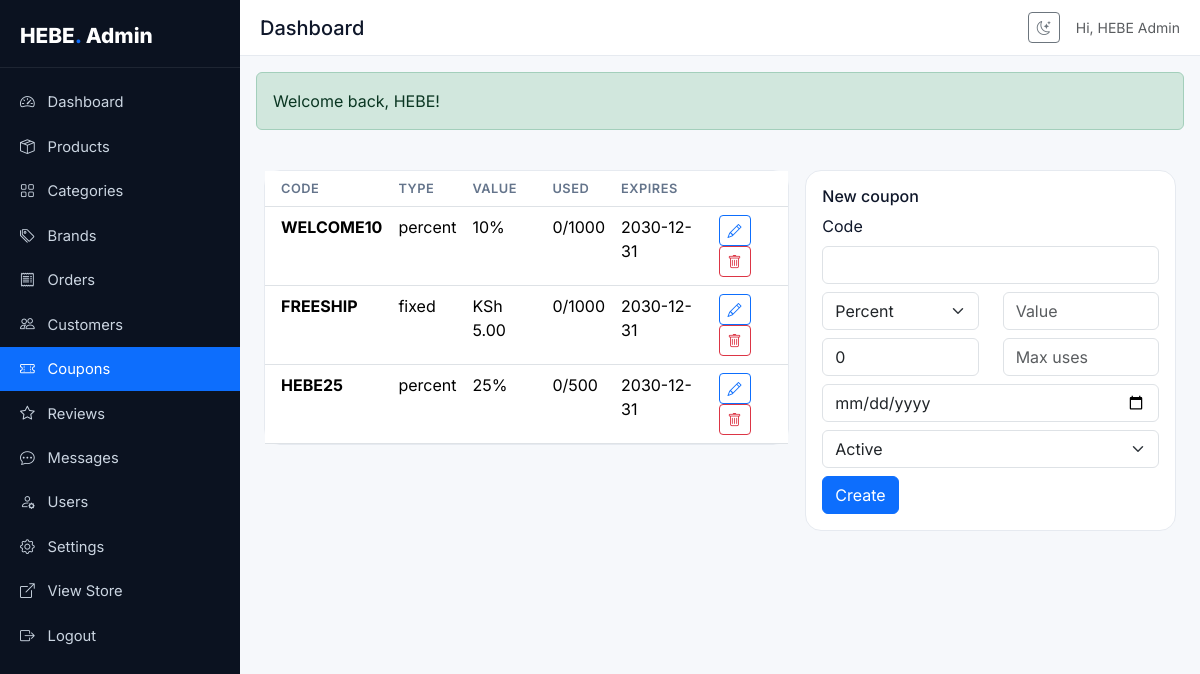
Page /admin/coupons.php (signed in) on the committed database.
### tables this page shows
CREATE TABLE users (
    id INT AUTO_INCREMENT PRIMARY KEY,
    name VARCHAR(120) NOT NULL,
    email VARCHAR(160) NOT NULL UNIQUE,
    password VARCHAR(255) NOT NULL,
    phone VARCHAR(30) DEFAULT NULL,
    role ENUM('admin','customer') NOT NULL DEFAULT 'customer',
    avatar VARCHAR(255) DEFAULT NULL,
    email_verified TINYINT(1) NOT NULL DEFAULT 0,
    verify_token VARCHAR(64) DEFAULT NULL,
    reset_token VARCHAR(64) DEFAULT NULL,
    reset_expires DATETIME DEFAULT NULL,
    remember_token VARCHAR(64) DEFAULT NULL,
    status ENUM('active','suspended') NOT NULL DEFAULT 'active',
    created_at TIMESTAMP DEFAULT CURRENT_TIMESTAMP,
    INDEX idx_role (role)
);

CREATE TABLE coupons (
    id INT AUTO_INCREMENT PRIMARY KEY,
    code VARCHAR(40) NOT NULL UNIQUE,
    type ENUM('percent','fixed') NOT NULL DEFAULT 'percent',
    value DECIMAL(10,2) NOT NULL,
    min_total DECIMAL(10,2) NOT NULL DEFAULT 0,
    max_uses INT DEFAULT NULL,
    used_count INT NOT NULL DEFAULT 0,
    expires_at DATE DEFAULT NULL,
    status TINYINT(1) NOT NULL DEFAULT 1,
    created_at TIMESTAMP DEFAULT CURRENT_TIMESTAMP
);

### includes/helpers.php (called while the page is built, shortened)
<?php
function e(?string $v): string { return htmlspecialchars($v ?? '', ENT_QUOTES, 'UTF-8'); }
function url(string $path = ''): string {
    $path = ltrim($path, '/');
    if ($path === '') return rtrim(BASE_URL, '/');
    return rtrim(BASE_URL, '/') . '/' . $path;
}
function asset(string $path): string {
    return url('assets/' . ltrim($path, '/'));
}
function money(float $amount): string {
    return 'KSh ' . number_format($amount, 2);
}
function flash(string $key, ?string $msg = null): ?string {
    $m = $_SESSION['_flash'][$key] ?? null;
    return $m;
}

### config/database.php (called while the page is built)
<?php
class Database
{
    private static ?PDO $pdo = null;
    public static function getInstance(): PDO
    {
        if (self::$pdo === null) {
            $dsn = 'mysql:host=' . DB_HOST . ';dbname=' . DB_NAME . ';charset=' . DB_CHARSET;
            $options = [
                PDO::ATTR_ERRMODE            => PDO::ERRMODE_EXCEPTION,
                PDO::ATTR_DEFAULT_FETCH_MODE => PDO::FETCH_ASSOC,
                PDO::ATTR_EMULATE_PREPARES   => false,
            ];
            try {
                self::$pdo = new PDO($dsn, DB_USER, DB_PASS, $options);
            } catch (PDOException $e) {
                if (APP_ENV === 'development') {
                    die('DB Connection failed: ' . $e->getMessage());
                }
                die('Service temporarily unavailable.');
            }
        }
        return self::$pdo;
    }
}
function db(): PDO { return Database::getInstance(); }

### includes/auth.php (called while the page is built, shortened)
<?php
function current_user(): ?array {
    static $cache = null;
    if ($cache !== null && $cache['id'] == $_SESSION['user_id']) return $cache;
    $stmt = db()->prepare('SELECT id, name, email, role, avatar, created_at FROM users WHERE id = ? LIMIT 1');
    $stmt->execute([$_SESSION['user_id']]);
    $cache = $stmt->fetch() ?: null;
    return $cache;
}
function is_logged_in(): bool { return current_user() !== null; }
function require_login(): void {
    if (!is_logged_in()) {
        $_SESSION['_redirect_after_login'] = $_SERVER['REQUEST_URI'] ?? '/';
        flash('error', 'Please log in to continue.');
        redirect('auth/login.php');
    }
}
function require_admin(): void {
    require_login();
}

### models/Catalog.php (called while the page is built, shortened)
<?php
class Coupon {
    public function all(): array { return db()->query('SELECT * FROM coupons ORDER BY created_at DESC')->fetchAll(); }
}

### admin/coupons.php (the view, shortened to what this page needs)
<?php
require_once __DIR__ . '/../includes/admin_header.php';
require_once __DIR__ . '/../models/Catalog.php';
$m = new Coupon();
$rows = $m->all();
$edit = !empty($_GET['edit']) ? (db()->prepare('SELECT * FROM coupons WHERE id=?'))->execute([(int)$_GET['edit']]) : null;
?>
<div class="row g-3">
  <div class="col-lg-7"><div class="admin-card"><table class="table table-clean mb-0">
    <thead><tr><th class="ps-3">Code</th><th>Type</th><th>Value</th><th>Used</th><th>Expires</th><th></th></tr></thead>
    <tbody><?php foreach ($rows as $r): ?>
      <tr><td class="ps-3"><strong><?= e($r['code']) ?></strong></td><td><?= e($r['type']) ?></td><td><?= $r['type']==='percent'?(int)$r['value'].'%':money((float)$r['value']) ?></td><td><?= (int)$r['used_count'] ?>/<?= $r['max_uses'] ?? '∞' ?></td><td><?= e($r['expires_at'] ?? '—') ?></td>
      <td><a class="btn btn-sm btn-outline-primary" href="?edit=<?= (int)$r['id'] ?>"><i class="bi bi-pencil"></i></a>
      <form method="post" class="d-inline" data-confirm="Delete?"><button class="btn btn-sm btn-outline-danger"><i class="bi bi-trash"></i></button></form></td></tr>
    <?php endforeach; ?></tbody>
  </table></div></div>
  <div class="col-lg-5"><div class="admin-card p-3"><h6><?= $edit?'Edit':'New' ?> coupon</h6>
    <form method="post"><?= csrf_field() ?>
      <div class="mb-2"><label class="form-label">Code</label><input class="form-control" name="code" required value="<?= e($edit['code'] ?? '') ?>"></div>
      <div class="row">
        <div class="col mb-2"><select class="form-select" name="type"><option value="percent" <?= ($edit['type'] ?? 'percent')==='percent'?'selected':'' ?>>Percent</option></select></div>
        <div class="col mb-2"><input class="form-control" type="number" step="0.01" name="value" placeholder="Value" required value="<?= e($edit['value'] ?? '') ?>"></div>
      </div>
      <div class="row">
        <div class="col mb-2"><input class="form-control" type="number" step="0.01" name="min_total" placeholder="Min order $" value="<?= e($edit['min_total'] ?? 0) ?>"></div>
        <div class="col mb-2"><input class="form-control" type="number" name="max_uses" placeholder="Max uses" value="<?= e($edit['max_uses'] ?? '') ?>"></div>
      </div>
      <div class="mb-2"><input class="form-control" type="date" name="expires_at" value="<?= e($edit['expires_at'] ?? '') ?>"></div>
      <div class="mb-2"><select class="form-select" name="status"><option value="1" <?= ($edit['status'] ?? 1)?'selected':'' ?>>Active</option><option value="0">Disabled</option></select></div>
      <button class="btn btn-primary"><?= $edit?'Update':'Create' ?></button>
    </form>
  </div></div>
</div>
<?php require_once __DIR__ . '/../includes/admin_footer.php'; ?>

### includes/admin_header.php (shortened to what this page needs)
<?php
require_admin();
require_once __DIR__ . '/../models/Order.php';
require_once __DIR__ . '/../models/Catalog.php';
$current = basename($_SERVER['PHP_SELF']);
?>
<!DOCTYPE html>
<html lang="en">
<head>
<link href="https://cdn.jsdelivr.net/npm/bootstrap@5.3.3/dist/css/bootstrap.min.css" rel="stylesheet">
<link href="https://cdn.jsdelivr.net/npm/bootstrap-icons@1.11.3/font/bootstrap-icons.css" rel="stylesheet">
<link href="<?= asset('css/admin.css') ?>" rel="stylesheet">
</head>
<body class="admin-body">
<aside class="admin-sidebar">
  <div class="admin-brand"><a href="<?= url('admin/index.php') ?>">HEBE<span>.</span> Admin</a></div>
  <nav class="admin-nav">
    <a href="<?= url('admin/index.php') ?>" class="<?= $current==='index.php'?'active':'' ?>"><i class="bi bi-speedometer2"></i> Dashboard</a>
    <a href="<?= url('admin/products.php') ?>" class="<?= $current==='products.php'?'active':'' ?>"><i class="bi bi-box-seam"></i> Products</a>
    <a href="<?= url('admin/categories.php') ?>" class="<?= $current==='categories.php'?'active':'' ?>"><i class="bi bi-grid"></i> Categories</a>
    <a href="<?= url('admin/brands.php') ?>" class="<?= $current==='brands.php'?'active':'' ?>"><i class="bi bi-tags"></i> Brands</a>
    <a href="<?= url('admin/orders.php') ?>" class="<?= $current==='orders.php'?'active':'' ?>"><i class="bi bi-receipt"></i> Orders</a>
    <a href="<?= url('admin/customers.php') ?>" class="<?= $current==='customers.php'?'active':'' ?>"><i class="bi bi-people"></i> Customers</a>
    <a href="<?= url('admin/coupons.php') ?>" class="<?= $current==='coupons.php'?'active':'' ?>"><i class="bi bi-ticket-perforated"></i> Coupons</a>
    <a href="<?= url('admin/reviews.php') ?>" class="<?= $current==='reviews.php'?'active':'' ?>"><i class="bi bi-star"></i> Reviews</a>
    <a href="<?= url('admin/messages.php') ?>" class="<?= $current==='messages.php'?'active':'' ?>"><i class="bi bi-chat-dots"></i> Messages </a>
    <a href="<?= url('admin/users.php') ?>" class="<?= $current==='users.php'?'active':'' ?>"><i class="bi bi-person-gear"></i> Users</a>
    <a href="<?= url('admin/settings.php') ?>" class="<?= $current==='settings.php'?'active':'' ?>"><i class="bi bi-gear"></i> Settings</a>
    <a href="<?= url('/') ?>" target="_blank"><i class="bi bi-box-arrow-up-right"></i> View Store</a>
    <a href="<?= url('auth/logout.php') ?>"><i class="bi bi-box-arrow-right"></i> Logout</a>
  </nav>
</aside>
<div class="admin-main">
  <header class="admin-topbar">
    <h1 class="admin-title h5 mb-0"><?= e($pageTitle ?? 'Dashboard') ?></h1>
    <div class="ms-auto d-flex align-items-center gap-3">
      <button class="btn btn-sm btn-outline-secondary" id="darkToggle"><i class="bi bi-moon-stars"></i></button>
      <span class="text-muted small d-none d-md-inline">Hi, <?= e(current_user()['name']) ?></span>
    </div>
  </header>
  <?php if ($m = flash('success')): ?><div class="alert alert-success m-3"><?= e($m) ?></div><?php endif; ?>
  <div class="admin-content p-3 p-md-4">

### assets/css/admin.css (style rules this page uses)
:root { --side-bg:#0b1220; --side-text:#cbd5e1; --side-active:#0D6EFD; --content-bg:#f6f8fb; --card-bg:#fff; --border:#e6eaf0; --text:#0f172a; --muted:#64748b; }
body.admin-body { font-family:'Inter',system-ui,sans-serif;margin:0;background:var(--content-bg);color:var(--text) }
.admin-sidebar { position:fixed;top:0;left:0;width:240px;height:100vh;background:var(--side-bg);color:var(--side-text);padding:1.25rem 0;overflow:auto;transition:transform .3s }
.admin-brand { padding:0 1.25rem 1rem;border-bottom:1px solid rgba(255,255,255,.08);margin-bottom:.75rem }
.admin-brand a { color:#fff;font-weight:800;font-size:1.3rem;text-decoration:none }
.admin-brand span { color:var(--side-active) }
.admin-nav a { display:flex;align-items:center;gap:.6rem;padding:.7rem 1.25rem;color:var(--side-text);text-decoration:none;font-size:.92rem }
.admin-nav a.active { background:var(--side-active);color:#fff }
.admin-nav a i { width:18px }
.admin-main { margin-left:240px;min-height:100vh;display:flex;flex-direction:column }
.admin-topbar { display:flex;align-items:center;gap:.5rem;padding:.75rem 1.25rem;background:#fff;border-bottom:1px solid var(--border);position:sticky;top:0;z-index:10 }
.admin-content { flex:1 }
.admin-card { background:#fff;border:1px solid var(--border);border-radius:1rem }
.table-clean th { font-size:.8rem;text-transform:uppercase;letter-spacing:.04em;color:var(--muted);font-weight:600 }

### rows in the picture
users: name "HEBE Admin"
coupons: code "WELCOME10", type "percent", value "10", used_count "0", max_uses "1000", expires_at "2030-12-31"
coupons: code "FREESHIP", type "fixed", value "KSh 5.00", used_count "0", max_uses "1000", expires_at "2030-12-31"
coupons: code "HEBE25", type "percent", value "25", used_count "0", max_uses "500", expires_at "2030-12-31"

### other values in the picture
$pageTitle "Dashboard"
$m "Welcome back, HEBE!"
